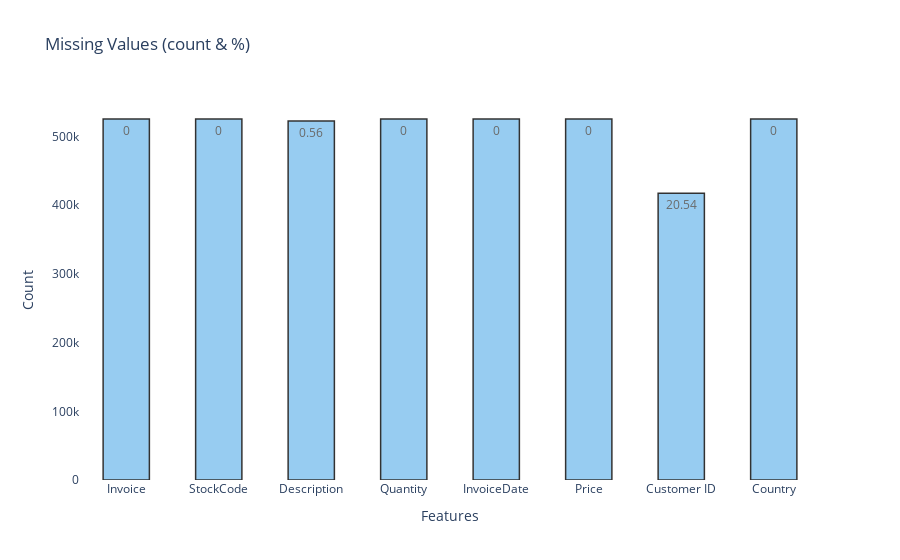

Notebook code cell kept with this figure:
### Code cell
missing_plot(df, 'Invoice')

### Figure 1 — Plotly figure (JSON) as saved in the notebook; plotly's stock layout.template omitted (floating-point values rounded to 4 significant figures)
{"data": [{"marker": {"color": "#7EC0EE", "line": {"color": "#000000", "width": 1.5}}, "opacity": 0.8, "text": [0, 0, 0.56, 0, 0, 0, 20.54, 0], "textposition": "auto", "type": "bar", "width": 0.5, "x": ["Invoice", "StockCode", "Description", "Quantity", "InvoiceDate", "Price", "Customer ID", "Country"], "y": [525461, 525461, 522533, 525461, 525461, 525461, 417534, 525461]}], "layout": {"autosize": true, "plot_bgcolor": "rgba(0, 0, 0, 0)", "title": {"text": "Missing Values (count & %)"}, "xaxis": {"autorange": true, "range": [-0.5, 7.5], "title": {"text": "Features"}, "type": "category"}, "yaxis": {"autorange": true, "range": [0, 553100.0], "title": {"text": "Count"}, "type": "linear"}}}
